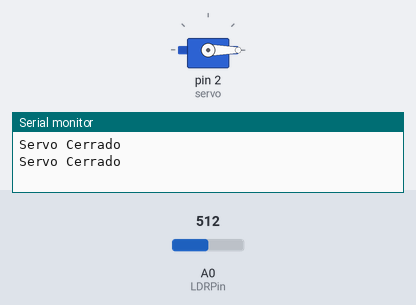
Bench run of a sketch on a simulated Arduino Uno, built with avr-gcc and run on an emulated ATmega328P. On the bench: servo, the last lines printed to the serial monitor. Inputs (shaded band) come from the test bench; at power-on: A0 (LDRPin) = 512.

Above: at 2.2 s.
2.3 s: A0 (LDRPin) set to 786
4.2 s: A0 (LDRPin) set to 809
At 5.8 s:
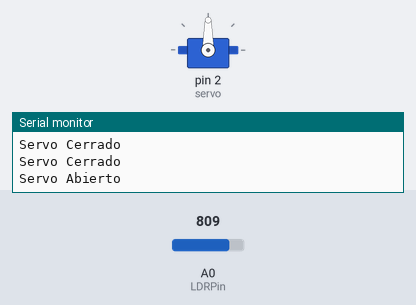
6.5 s: A0 (LDRPin) set to 790
At 7.4 s:
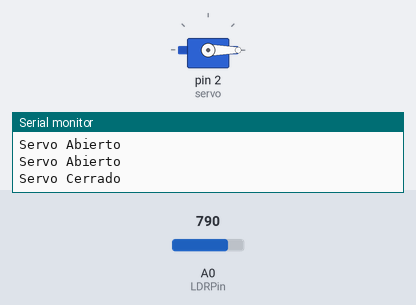
8.5 s: A0 (LDRPin) set to 810
At 10.1 s:
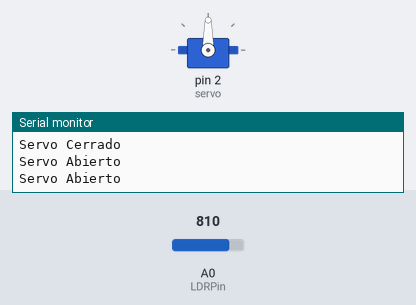
Timing chart, 0 to 11.5 s (numbered marks = the images above; inputs shaded):
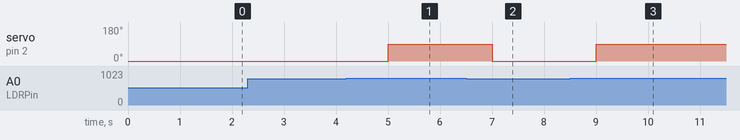

The sketch:

LDR_SERVO.ino
```cpp
/* Taller IoT PUCP Verano 2019
*   CLASE 2: SENSORES
*    ACTIVIDAD: LDR + SERVO + NODEMCU V3
*/

//Primero se debe incluir la librería correspondiente
#include <Servo.h>

//Definiendo variables constantes
const int LDRPin= A0;

//Se crea una variable tipo Objeto SERVO
Servo servo;

void setup() {
  Serial.begin(9600); //Se inicializa la comunicación serial
  servo.attach(2); //Se adjunta el pin del nodeMCU que controlará al Servo, en este caso sera el pin D4 (GPIO2)
  servo.write(0); //Se setea al servo en un ángulo inicial, en este caso a 0°
  delay(1000);
  pinMode(LDRPin, INPUT); //Se define los pines de entrada y salida

}

void loop() {

  int ldrStatus= analogRead(LDRPin);
    if (ldrStatus<=800){
      servo.write(0); //Si el valor de la variable ldrStatus es menor o igual a 800, entonces el servo mantiene su ángulo inicial
      Serial.println("Servo Cerrado"); //Se imprime mensaje
      delay(1000);

    }
    else{
      servo.write(90); //Si el valor de la variable ldrStatus es mayor a 800, entonces el servo cambia a 90°
      Serial.println("Servo Abierto"); //Se imprime mensaje
      delay(1000);
    }
}
```

Measured:
- the behaviour switches between 800 and 801 on A0 (LDRPin) (found by bisection; images 0 and 1)
- after the input at 4.2 s, servo on pin 2 (servo): 0° → 90° after 0.80 s
- after the input at 6.5 s, servo on pin 2 (servo): 90° → 0° after 0.50 s
- after the input at 8.5 s, servo on pin 2 (servo): 0° → 90° after 0.50 s
